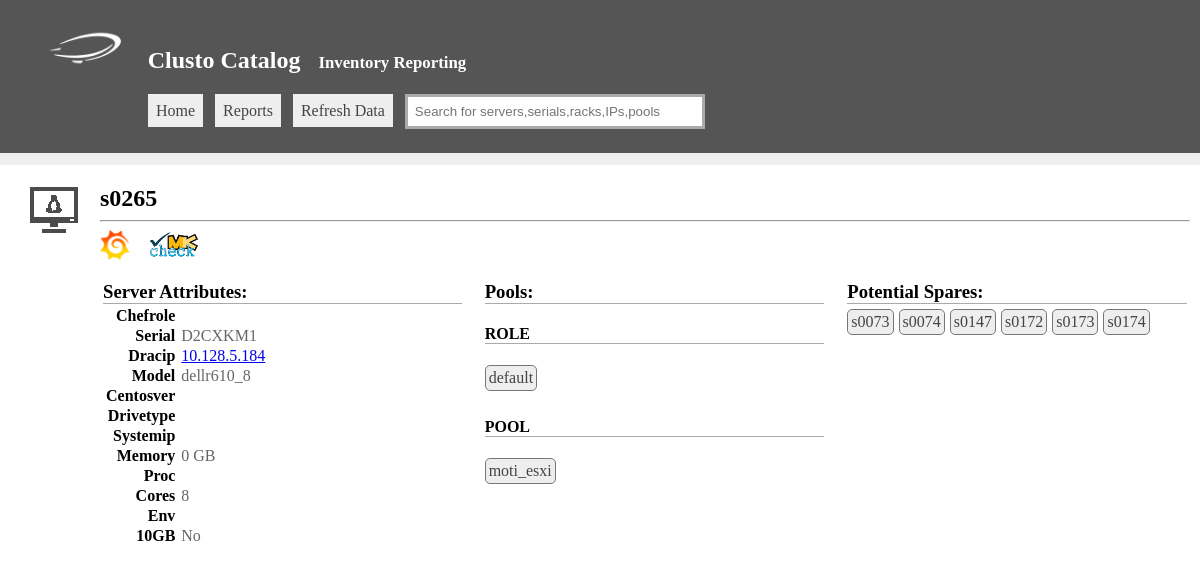
/view.php?type=server&id=3194, run on the app's committed database.
### tables this page shows
CREATE TABLE 'server' ('id'  INTEGER PRIMARY KEY,'name'  TEXT,'chef_role'  TEXT,'serial'  TEXT,'dracip'  TEXT,'model'  TEXT,'aws_ami'  TEXT,'centosver'  TEXT,'drivetype'  TEXT,'drivecount'  INTEGER,'aws_instance_id'  TEXT,'systemip'  TEXT,'memory'  INTEGER,'proc'  TEXT,'cores'  INTEGER,'cpus'  INTEGER,'env'  TEXT,'tengb'  BOOL,'raid'  TEXT);

CREATE TABLE 'pool' ('id'  INTEGER PRIMARY KEY,'name'  TEXT,'type'  TEXT);

### connectors.php (called while the page is built, shortened)
<?php
class sqlite
{
	function __construct($config){
		$this->config=$config;
	}
	public function search($q){
		$ret=array();
		$hdl=new SQLite3($this->config['filename']);
		$result = $hdl->query($q);
		if($result) {
			while ($row = @$result->fetchArray(SQLITE3_ASSOC)) {
				$ret[] = $row;
			}
		}
		return $ret;
	}
}

### config.php (called while the page is built, shortened)
<?php
$displayoptions['server']['name']=array('disp'=>'Name',    'tab'=>'server',    'col'=>'name');
$displayoptions['server']['Serial']=array('disp'=>'Serial',    'tab'=>'server',    'col'=>'serial');
$displayoptions['server']['Model']=array('disp'=>'Model',      'tab'=>'server',    'col'=>'model');
$displayoptions['server']['Chefrole']=array('disp'=>'Chefrole',      'tab'=>'server',    'col'=>'chef_role');
$displayoptions['server']['Dracip']=array('disp'=>'Dracip',      'tab'=>'server',    'col'=>'dracip');
$displayoptions['server']['Systemip']=array('disp'=>'Systemip',      'tab'=>'server',    'col'=>'systemip');
$displayoptions['server']['Centosver']=array('disp'=>'Centosver ',      'tab'=>'server',    'col'=>'centosver');
$displayoptions['server']['Drivetype']=array('disp'=>'Drivetype',      'tab'=>'server',    'col'=>'drivetype');
$displayoptions['server']['Drivecount']=array('disp'=>'Drivecount',      'tab'=>'server',    'col'=>'drivecount');
$displayoptions['server']['Memory']=array('disp'=>'Memory',      'tab'=>'server',    'col'=>'memory');
$displayoptions['server']['Proc']=array('disp'=>'Proc',      'tab'=>'server',    'col'=>'proc');
$displayoptions['server']['Cores']=array('disp'=>'Cores',      'tab'=>'server',    'col'=>'cores');
$displayoptions['server']['Type']=array('disp'=>'Type',      'tab'=>'s2',    'col'=>'servertype');
$displayoptions['server']['Rack']=array('disp'=>'Rack',      'tab'=>'rack',    'col'=>'name');
$displayoptions['server']['Raid']=array('disp'=>'Raid',      'tab'=>'server',    'col'=>'raid');
$displayoptions['server']['Env']=array('disp'=>'Env',      'tab'=>'server',    'col'=>'env');
$displayoptions['server']['10GB']=array('disp'=>'10GB',      'tab'=>'server',    'col'=>'tengb');

### templates/server.php (the view, shortened to what this page needs)
<?php
$serverinfo=$sqlite->search("select *,(case when server.name like 's%' then 'physical' when server.name like 'e%' then 'aws' else 'unknown' end) AS servertype from server where id='$id'");
$serverinfo=$serverinfo[0];
$serverpools=$sqlite->search("select distinct pool.name,pool.id,pool.type from poolservermap left join pool on poolservermap.poolid = pool.id where poolservermap.serverid = $id");
if($serverinfo){
    echo "<img src='./images/icons/linux.png' style='opacity:.7;float:left;margin-right:15px'/>";
    echo "<div style='padding-left:70px'>";
    echo "<h2>".$serverinfo['name']."</h2><hr>";
    $to=(time()*1000);
    $from=($to - 60*60*3000);
    echo "<a style='text-decoration:none' target='_blank' href='https://grafana.prod.urbanairship.com/dashboard/db/server-overview?from=$from&to=$to&var-server=".$serverinfo['name']."'>
    <img style='vertical-align:middle;height:30px' src='./images/grafanalogo.png' /></a>&nbsp;&nbsp;&nbsp;&nbsp;";
    echo "<a style='text-decoration:none' target='_blank' href='https://monitoring.prod.urbanairship.com/check_mk/view.py?view_name=host&host=".$serverinfo['name']."'>
    <img style='vertical-align:middle;height:30px' src='./images/checkmklogo.png' /></a><br /><br />";
    echo "<table><tr><td style='width:30%;'>";
    echo "<h3 style='border-bottom:1px solid #aaa;margin:0px'>Server Attributes:</h3>";
    echo "<table class='stats zebra'><tbody>";
    if($serverinfo['servertype']=='aws'){
        $fields=array('aws_instance_id','aws_ami');
    }else {
        $fields = array('serial','model','dracip','drivetype','drivercount','memory','proc','cores','tengb');
    }
    $common=array('systemip','chef_role','centosver','env');
    $fields=array_merge($fields,$common);
    foreach($serverinfo as $k=>$server){
        if(in_array($k,$fields)) {
            $displayoptions['server']['name']=array('disp'=>'Name',    'tab'=>'server',    'col'=>'name');
            foreach($displayoptions['server'] as $option){
                if($option['col']==$k){
                    $disp=$option['disp'];
                }
            }
            if($k=='dracip'){
                $server="<a target='_blank' href='https://$server'>$server</a>";
            }
            if($k=='memory'){
                $server.=" GB";
            }
            if($k=='tengb'){
                if($server===1){
                    $server="Yes";
                }else{
                    $server="No";
                }
            }
            echo "<tr><th style='text-align:right'>".$disp."</th><td>" . $server . "</td></tr>";
        }
    }
    echo "</tbody></table>";
    echo "</td><td style='width:30%;padding-left:20px;'>";
    if($serverpools){
        echo "<h3 style='border-bottom:1px solid #aaa;margin:0px'>Pools:</h3>";
        foreach($serverpools as $pool){
            $mypools[$pool['type']][]=$pool;
        }
        foreach($mypools as $cat=>$pools){
            echo "<h4 style='border-bottom:1px solid #aaa'>".strtoupper(str_replace("_pool","",$cat))."</h4>";
            foreach($pools as $pool){
                echo "<a href='./view.php?type=pool&id=".$pool['id']."' class='floatbox'>".$pool['name']."</a>";
            }
        }
    }
    if($serverinfo['servertype']=='physical'){
        echo "</td><td style='width:30%;padding-left:20px;'>";
        echo "<h3 style='border-bottom:1px solid #aaa;margin:0px;margin-bottom:5px'>Potential Spares:</h3>";
        $spareq="select * from server where
                    drivecount = '".$serverinfo['drivecount']."'  and
                    model = '".$serverinfo['model']."' and
                    env != 'prod' and env != 'stag'
                    and memory >= '".$serverinfo['memory']."'
                    and cores = '".$serverinfo['cores']."'
                    and proc = '".$serverinfo['proc']."'
                    and drivecount = '".$serverinfo['drivecount']."'
         ";
        $spareresults=$sqlite->search($spareq);
        if($spareresults){
            foreach($spareresults as $server){
                echo "<a target='_blank' href='./view.php?type=server&id=".$server['id']."' class='floatbox'>".$server['name']."</a>";
            }
        }else{
            echo "No spares found";
        }
    }
    echo "</td></tr></table>";
    echo "</div>";
}

### mainstyle.css (style rules this page uses)
body { padding:0xp;margin:0px; }
#viewbox h2 { margin:0px }
.floatbox { display:inline-block;padding:3px;border:1px solid #777; border-radius:5px;background:#eee;color:#444;text-decoration:none;background:#eee;margin-right:5px;margin-bottom:5px; }
table.stats { border:2px solid #fff;padding:3px;border-collapse: collapse }
table.stats td { padding-left:5px;color:#666 }
td { vertical-align:top }

### data on the page
server: name "s0265", serial "D2CXKM1", dracip "10.128.5.184", model "dellr610_8", memory "0 GB", cores "8", tengb "No"
pool: name "default"
pool: name "moti_esxi"
server: name "s0073"
server: name "s0074"
server: name "s0147"
server: name "s0172"
server: name "s0173"
server: name "s0174"

### other printed values
$mastertitle "Clusto Catalog"
$tagline "Inventory Reporting"
$disp "Chefrole"
$disp "Serial"
$disp "Dracip"
$disp "Model"
$disp "Centosver"
$disp "Drivetype"
$disp "Systemip"
$disp "Memory"
$disp "Proc"
$disp "Cores"
$disp "Env"
$disp "10GB"
str_replace("_pool","",$cat) "ROLE"
